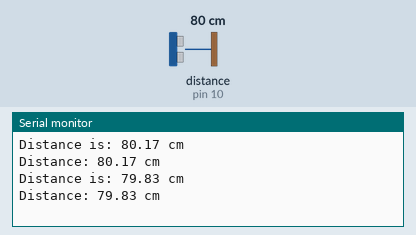
This sketch was run on a simulated Arduino Uno, built with avr-gcc and run on an emulated ATmega328P. Parts: the last lines printed to the serial monitor. Wiring (inferred from the names in the program): ultrasonic range finder: trigger pin 9; echo pin 10. The test bench sets the inputs (shaded band); at power-on: distance to the obstacle (sensor on pin 10) 80 cm. The echo pulse lasts 58.3 µs per cm.

Above: at 1.8 s.
1.9 s: distance to the obstacle (sensor on pin 10) set to 2 cm
At 2.8 s:
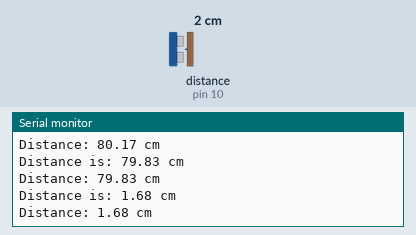
3.4 s: distance to the obstacle (sensor on pin 10) set to 4 cm
At 4.6 s:
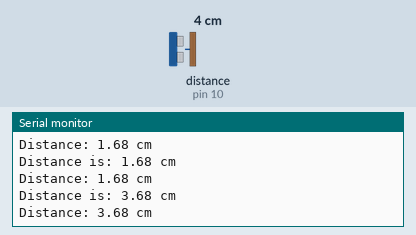
Timing chart, 0 to 6.4 s (numbered marks = the images above; inputs shaded):
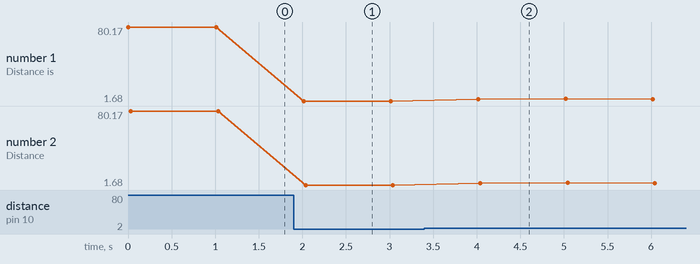

The sketch:

function_testing.ino
```cpp
const int trigPin = 9;
const int echoPin = 10;

float getDistance() {
  digitalWrite(trigPin, LOW);
  delayMicroseconds(2);
  digitalWrite(trigPin, HIGH);
  delayMicroseconds(10);
  digitalWrite(trigPin, LOW);
  long duration = pulseIn(echoPin, HIGH);
  float distance_cm = (duration / 2) / 29.1;

  return distance_cm;
}


void setup() {
  Serial.begin(9600);
  pinMode(trigPin, OUTPUT);
  pinMode(echoPin, INPUT);
}

void display(float distance){
  Serial.println("Distance is: " + String(distance) + " cm");
}
void loop() {
  float dist = getDistance();
  display(dist);
  Serial.print("Distance: ");
  Serial.print(dist);
  Serial.println(" cm");
  delay(1000);
}
```

Measured:
- after the input at 1.9 s, the serial monitor: prints a new line after 0.11 s (image 1)
- after the input at 3.4 s, the serial monitor: prints a new line after 0.62 s (image 2)
- plotted number 1: 79.83 → 1.68 after the input at 1.9 s, 1.68 → 3.68 after the input at 3.4 s
- plotted number 2: 79.83 → 1.68 after the input at 1.9 s, 1.68 → 3.68 after the input at 3.4 s
